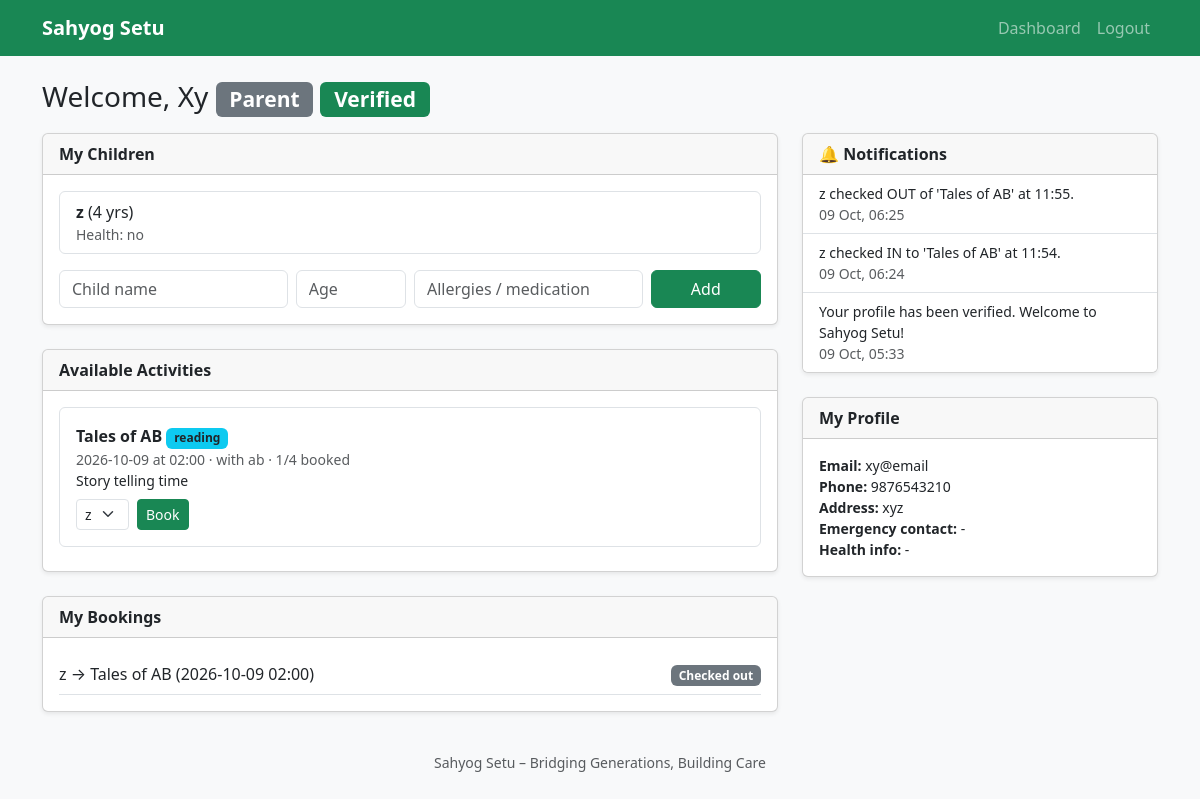
Page /dashboard (signed in) on the committed database.
### app.py (models this page shows)
class User(db.Model):
    id = db.Column(db.Integer, primary_key=True)
    name = db.Column(db.String(100), nullable=False)
    email = db.Column(db.String(120), unique=True, nullable=False)
    password_hash = db.Column(db.String(255), nullable=False)
    role = db.Column(db.String(20), nullable=False)  # parent / elder / admin
    phone = db.Column(db.String(20))
    address = db.Column(db.String(200))
    verified = db.Column(db.Boolean, default=False)
    health_info = db.Column(db.Text)
    emergency_contact = db.Column(db.String(100))
    created_at = db.Column(db.DateTime, default=datetime.utcnow)

class Child(db.Model):
    id = db.Column(db.Integer, primary_key=True)
    parent_id = db.Column(db.Integer, db.ForeignKey("user.id"), nullable=False)
    name = db.Column(db.String(100), nullable=False)
    age = db.Column(db.Integer)
    health_info = db.Column(db.Text)  # allergies, medication, conditions
    parent = db.relationship("User", backref="children")

class Activity(db.Model):
    id = db.Column(db.Integer, primary_key=True)
    elder_id = db.Column(db.Integer, db.ForeignKey("user.id"), nullable=False)
    title = db.Column(db.String(120), nullable=False)
    category = db.Column(db.String(30))  # game / reading / exercise / other
    date = db.Column(db.String(10), nullable=False)   # YYYY-MM-DD
    time = db.Column(db.String(5), nullable=False)    # HH:MM
    description = db.Column(db.Text)
    capacity = db.Column(db.Integer, default=5)
    elder = db.relationship("User", backref="activities")

class Booking(db.Model):
    id = db.Column(db.Integer, primary_key=True)
    activity_id = db.Column(db.Integer, db.ForeignKey("activity.id"), nullable=False)
    child_id = db.Column(db.Integer, db.ForeignKey("child.id"), nullable=False)
    checked_in_at = db.Column(db.DateTime)
    checked_out_at = db.Column(db.DateTime)
    activity = db.relationship("Activity", backref="bookings")
    child = db.relationship("Child", backref="bookings")

class Notification(db.Model):
    id = db.Column(db.Integer, primary_key=True)
    user_id = db.Column(db.Integer, db.ForeignKey("user.id"), nullable=False)
    message = db.Column(db.String(255), nullable=False)
    created_at = db.Column(db.DateTime, default=datetime.utcnow)
    is_read = db.Column(db.Boolean, default=False)

### app.py (the view, shortened to what this page needs)
@app.route("/dashboard")
@login_required()
def dashboard():
    user = current_user()
    ctx = {"user": user, "role": user.role}
    ctx["notifications"] = (Notification.query.filter_by(user_id=user.id)
                            .order_by(Notification.created_at.desc()).limit(10).all())
    if user.role == "parent":
        ctx["children"] = user.children
        ctx["activities"] = (Activity.query.join(User, Activity.elder_id == User.id)
                             .filter(User.verified.is_(True))
                             .order_by(Activity.date, Activity.time).all())
        child_ids = [c.id for c in user.children]
        ctx["bookings"] = (Booking.query.filter(Booking.child_id.in_(child_ids)).all()
                           if child_ids else [])
    elif user.role == "elder":
        ctx["my_activities"] = (Activity.query.filter_by(elder_id=user.id)
                                .order_by(Activity.date, Activity.time).all())
    return render_template(f"{user.role}_dashboard.html", **ctx)

### app.py (called while the page is built)
def current_user():
    uid = session.get("user_id")
    return db.session.get(User, uid) if uid else None

def login_required(role=None):
    def decorator(f):
        @wraps(f)
        def wrapper(*args, **kwargs):
            user = current_user()
            if not user:
                flash("Please log in first.", "warning")
                return redirect(url_for("login"))
            if role and user.role != role:
                flash("You are not allowed to access that page.", "danger")
                return redirect(url_for("dashboard"))
            return f(*args, **kwargs)
        return wrapper
    return decorator

### templates/parent_dashboard.html (shortened to what this page needs)
{% extends "base.html" %}
{% block content %}
<h3 class="mb-3">Welcome, {{ user.name }}
  <span class="badge bg-secondary">Parent</span>
  {% if user.verified %}<span class="badge bg-success">Verified</span>
  {% else %}<span class="badge bg-warning text-dark">Pending verification</span>{% endif %}
</h3>
<div class="row g-4">
  <div class="col-lg-8">
    <div class="card shadow-sm mb-4">
      <div class="card-header fw-bold">My Children</div>
      <div class="card-body">
        {% if children %}
          <ul class="list-group mb-3">
            {% for c in children %}
              <li class="list-group-item">
                <strong>{{ c.name }}</strong>{% if c.age %} ({{ c.age }} yrs){% endif %}
                {% if c.health_info %}<div class="small text-muted">Health: {{ c.health_info }}</div>{% endif %}
              </li>
            {% endfor %}
          </ul>
        {% else %}
          <p class="text-muted">No children added yet.</p>
        {% endif %}
        <form method="post" action="{{ url_for('add_child') }}" class="row g-2">
          <div class="col-md-4"><input name="name" class="form-control" placeholder="Child name" required></div>
          <div class="col-md-2"><input name="age" type="number" min="0" max="18" class="form-control" placeholder="Age"></div>
          <div class="col-md-4"><input name="health_info" class="form-control" placeholder="Allergies / medication"></div>
          <div class="col-md-2"><button class="btn btn-success w-100">Add</button></div>
        </form>
      </div>
    </div>
    <div class="card shadow-sm mb-4">
      <div class="card-header fw-bold">Available Activities</div>
      <div class="card-body">
        {% for a in activities %}
          <div class="border rounded p-3 mb-2">
            <strong>{{ a.title }}</strong>
            <span class="badge bg-info text-dark">{{ a.category or 'other' }}</span>
            <div class="small text-muted">{{ a.date }} at {{ a.time }} · with {{ a.elder.name }}
              · {{ a.bookings|length }}/{{ a.capacity }} booked</div>
            {% if a.description %}<div class="small">{{ a.description }}</div>{% endif %}
            {% if children %}
              <form method="post" action="{{ url_for('book_activity', activity_id=a.id) }}" class="d-flex gap-2 mt-2">
                <select name="child_id" class="form-select form-select-sm w-auto">
                  {% for c in children %}<option value="{{ c.id }}">{{ c.name }}</option>{% endfor %}
                </select>
                <button class="btn btn-sm btn-success">Book</button>
              </form>
            {% endif %}
          </div>
        {% else %}
          <p class="text-muted mb-0">No activities available yet.</p>
        {% endfor %}
      </div>
    </div>
    <div class="card shadow-sm">
      <div class="card-header fw-bold">My Bookings</div>
      <div class="card-body">
        {% for b in bookings %}
          <div class="d-flex justify-content-between border-bottom py-2">
            <span>{{ b.child.name }} → {{ b.activity.title }} ({{ b.activity.date }} {{ b.activity.time }})</span>
            <span>
              {% if b.checked_out_at %}<span class="badge bg-secondary">Checked out</span>
              {% elif b.checked_in_at %}<span class="badge bg-success">Checked in</span>
              {% else %}<span class="badge bg-warning text-dark">Upcoming</span>{% endif %}
            </span>
          </div>
        {% else %}
          <p class="text-muted mb-0">No bookings yet.</p>
        {% endfor %}
      </div>
    </div>
  </div>
  <div class="col-lg-4">{% include "_sidebar.html" %}</div>
</div>
{% endblock %}

### templates/base.html (shortened to what this page needs)
<!DOCTYPE html>
<html lang="en">
<head>
  <link href="https://cdn.jsdelivr.net/npm/bootstrap@5.3.3/dist/css/bootstrap.min.css" rel="stylesheet">
</head>
<body class="bg-light">
  <nav class="navbar navbar-expand-lg navbar-dark bg-success">
    <div class="container">
      <a class="navbar-brand fw-bold" href="{{ url_for('index') }}"> Sahyog Setu </a>
      <div class="collapse navbar-collapse" id="nav">
        <ul class="navbar-nav ms-auto">
          {% if session.get('user_id') %}
            <li class="nav-item"><a class="nav-link" href="{{ url_for('dashboard') }}">Dashboard</a></li>
            <li class="nav-item"><a class="nav-link" href="{{ url_for('logout') }}">Logout</a></li>
          {% else %}
            <li class="nav-item"><a class="nav-link" href="{{ url_for('login') }}">Login</a></li>
            <li class="nav-item"><a class="nav-link" href="{{ url_for('register') }}">Register</a></li>
          {% endif %}
        </ul>
      </div>
    </div>
  </nav>
  <main class="container py-4">
    {% block content %}{% endblock %}
  </main>
  <footer class="text-center text-muted py-3 small">
    Sahyog Setu – Bridging Generations, Building Care
  </footer>
</body>
</html>

### templates/_sidebar.html
<div class="card shadow-sm mb-4">
  <div class="card-header fw-bold">🔔 Notifications</div>
  <ul class="list-group list-group-flush">
    {% for n in notifications %}
      <li class="list-group-item small">
        {{ n.message }}
        <div class="text-muted">{{ n.created_at.strftime('%d %b, %H:%M') }}</div>
      </li>
    {% else %}
      <li class="list-group-item text-muted small">No notifications.</li>
    {% endfor %}
  </ul>
</div>
{% if role != 'admin' %}
<div class="card shadow-sm">
  <div class="card-header fw-bold">My Profile</div>
  <div class="card-body small">
    <div><strong>Email:</strong> {{ user.email }}</div>
    <div><strong>Phone:</strong> {{ user.phone or '-' }}</div>
    <div><strong>Address:</strong> {{ user.address or '-' }}</div>
    <div><strong>Emergency contact:</strong> {{ user.emergency_contact or '-' }}</div>
    <div><strong>Health info:</strong> {{ user.health_info or '-' }}</div>
  </div>
</div>
{% endif %}

### rows in the picture
User: name "Xy", email "xy@email", phone "9876543210", address "xyz", emergency_contact "-", health_info "-"
Child: name "z", age "4", health_info "no"
Activity: title "Tales of AB", category "reading", date "2026-10-09", time "02:00", elder.name "ab", bookings|length "1", capacity "4", description "Story telling time"
Booking: child.name "z", activity "Tales of AB", activity "2026-10-09", activity.time "02:00", shows "Checked out"
Notification: message "z checked OUT of 'Tales of AB' at 11:55.", created_at "09 Oct, 06:25"
Notification: message "z checked IN to 'Tales of AB' at 11:54.", created_at "09 Oct, 06:24"
Notification: message "Your profile has been verified. Welcome to Sahyog Setu!", created_at "09 Oct, 05:33"

### other values in the picture
form field child_id "z"
